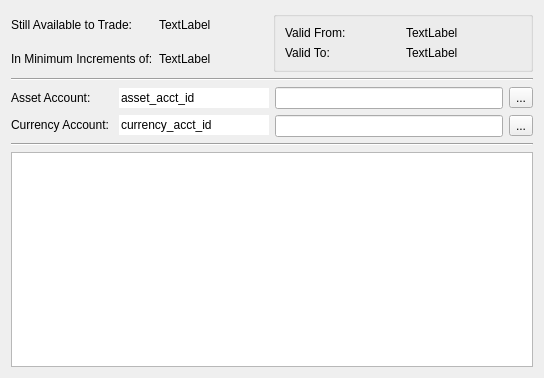
<?xml version="1.0" encoding="UTF-8"?>
<ui version="4.0">
 <class>MTOfferDetails</class>
 <widget class="MTEditDetails" name="MTOfferDetails">
  <property name="geometry">
   <rect>
    <x>0</x>
    <y>0</y>
    <width>544</width>
    <height>378</height>
   </rect>
  </property>
  <property name="windowTitle">
   <string>Form</string>
  </property>
  <layout class="QVBoxLayout" name="verticalLayout">
   <item>
    <layout class="QHBoxLayout" name="horizontalLayout">
     <item>
      <layout class="QGridLayout" name="gridLayout_4">
       <item row="0" column="0">
        <widget class="QLabel" name="label_7">
         <property name="text">
          <string>Still Available to Trade:</string>
         </property>
        </widget>
       </item>
       <item row="0" column="1">
        <widget class="QLabel" name="labelAvailable">
         <property name="text">
          <string>TextLabel</string>
         </property>
        </widget>
       </item>
       <item row="1" column="0">
        <widget class="QLabel" name="label_8">
         <property name="text">
          <string>In Minimum Increments of:</string>
         </property>
        </widget>
       </item>
       <item row="1" column="1">
        <widget class="QLabel" name="labelMinInc">
         <property name="text">
          <string>TextLabel</string>
         </property>
        </widget>
       </item>
      </layout>
     </item>
     <item>
      <widget class="QGroupBox" name="groupBox">
       <property name="minimumSize">
        <size>
         <width>260</width>
         <height>0</height>
        </size>
       </property>
       <property name="maximumSize">
        <size>
         <width>275</width>
         <height>16777215</height>
        </size>
       </property>
       <property name="title">
        <string/>
       </property>
       <layout class="QGridLayout" name="gridLayout_3">
        <item row="0" column="0">
         <widget class="QLabel" name="label">
          <property name="text">
           <string>Valid From:</string>
          </property>
         </widget>
        </item>
        <item row="0" column="1">
         <widget class="QLabel" name="labelValidFrom">
          <property name="text">
           <string>TextLabel</string>
          </property>
         </widget>
        </item>
        <item row="1" column="0">
         <widget class="QLabel" name="label_2">
          <property name="text">
           <string>Valid To:</string>
          </property>
         </widget>
        </item>
        <item row="1" column="1">
         <widget class="QLabel" name="labelValidTo">
          <property name="text">
           <string>TextLabel</string>
          </property>
         </widget>
        </item>
       </layout>
      </widget>
     </item>
    </layout>
   </item>
   <item>
    <widget class="Line" name="line_2">
     <property name="orientation">
      <enum>Qt::Horizontal</enum>
     </property>
    </widget>
   </item>
   <item>
    <layout class="QHBoxLayout" name="horizontalLayout_4">
     <item>
      <layout class="QGridLayout" name="gridLayout">
       <item row="0" column="0">
        <widget class="QLabel" name="labelAssetAccount">
         <property name="text">
          <string>Asset Account:</string>
         </property>
        </widget>
       </item>
       <item row="0" column="1">
        <widget class="QLineEdit" name="lineEditAssetAcct">
         <property name="enabled">
          <bool>true</bool>
         </property>
         <property name="maximumSize">
          <size>
           <width>150</width>
           <height>16777215</height>
          </size>
         </property>
         <property name="text">
          <string>asset_acct_id</string>
         </property>
         <property name="frame">
          <bool>false</bool>
         </property>
         <property name="readOnly">
          <bool>true</bool>
         </property>
        </widget>
       </item>
       <item row="1" column="0">
        <widget class="QLabel" name="labelCurrencyAccount">
         <property name="text">
          <string>Currency Account:</string>
         </property>
        </widget>
       </item>
       <item row="1" column="1">
        <widget class="QLineEdit" name="lineEditCurrencyAcct">
         <property name="enabled">
          <bool>true</bool>
         </property>
         <property name="maximumSize">
          <size>
           <width>150</width>
           <height>16777215</height>
          </size>
         </property>
         <property name="text">
          <string>currency_acct_id</string>
         </property>
         <property name="frame">
          <bool>false</bool>
         </property>
         <property name="readOnly">
          <bool>true</bool>
         </property>
        </widget>
       </item>
      </layout>
     </item>
     <item>
      <layout class="QVBoxLayout" name="verticalLayout_2">
       <item>
        <layout class="QHBoxLayout" name="horizontalLayout_2">
         <item>
          <widget class="QLineEdit" name="lineEditAssetAcctID">
           <property name="enabled">
            <bool>true</bool>
           </property>
           <property name="readOnly">
            <bool>true</bool>
           </property>
          </widget>
         </item>
         <item>
          <widget class="QToolButton" name="toolButtonAssetAcct">
           <property name="text">
            <string>...</string>
           </property>
           <property name="icon">
            <iconset resource="../resource.qrc">
             <normaloff>:/icons/icons/safe.png</normaloff>:/icons/icons/safe.png</iconset>
           </property>
          </widget>
         </item>
        </layout>
       </item>
       <item>
        <layout class="QHBoxLayout" name="horizontalLayout_3">
         <item>
          <widget class="QLineEdit" name="lineEditCurrencyAcctID">
           <property name="enabled">
            <bool>true</bool>
           </property>
           <property name="readOnly">
            <bool>true</bool>
           </property>
          </widget>
         </item>
         <item>
          <widget class="QToolButton" name="toolButtonCurrencyAcct">
           <property name="text">
            <string>...</string>
           </property>
           <property name="icon">
            <iconset resource="../resource.qrc">
             <normaloff>:/icons/icons/safe.png</normaloff>:/icons/icons/safe.png</iconset>
           </property>
          </widget>
         </item>
        </layout>
       </item>
      </layout>
     </item>
    </layout>
   </item>
   <item>
    <widget class="Line" name="line">
     <property name="orientation">
      <enum>Qt::Horizontal</enum>
     </property>
    </widget>
   </item>
   <item>
    <widget class="QTableWidget" name="tableWidget">
     <property name="sizePolicy">
      <sizepolicy hsizetype="Expanding" vsizetype="Expanding">
       <horstretch>0</horstretch>
       <verstretch>0</verstretch>
      </sizepolicy>
     </property>
     <property name="maximumSize">
      <size>
       <width>16777215</width>
       <height>16777215</height>
      </size>
     </property>
    </widget>
   </item>
  </layout>
 </widget>
 <customwidgets>
  <customwidget>
   <class>MTEditDetails</class>
   <extends>QWidget</extends>
   <header>editdetails.h</header>
   <container>1</container>
  </customwidget>
 </customwidgets>
 <resources>
  <include location="../resource.qrc"/>
 </resources>
 <connections/>
</ui>
